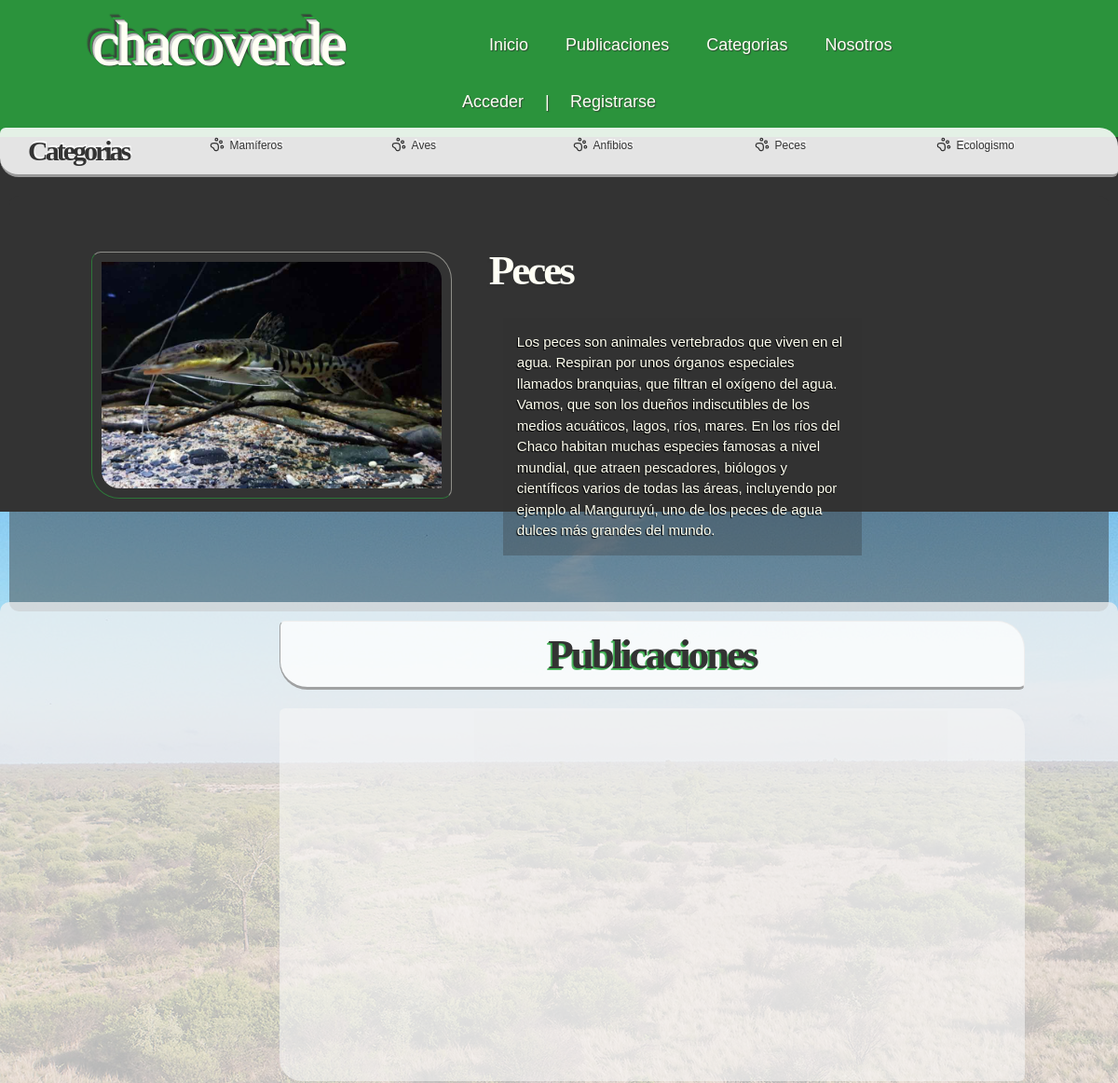
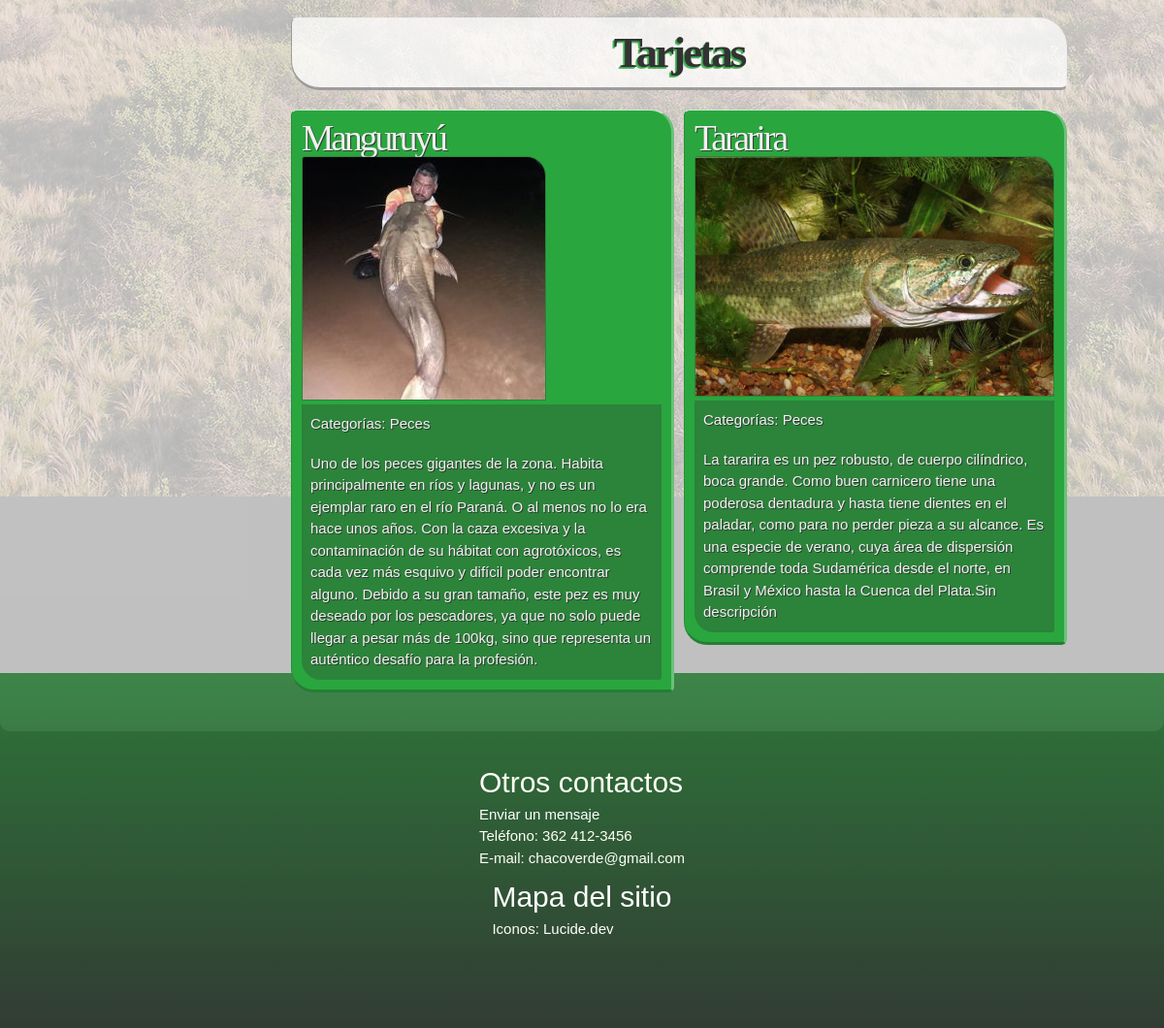
Screenshot of /categorias/filtrado_categoria_todo/4 with the database file from the repository (2 pictures, top to bottom).
### apps/categorias/models.py (models this page shows, shortened)
class Categoria_Sobre(models.Model):
	sobre = models.CharField(max_length = 100)
	imagen = models.ImageField(upload_to = 'categorias_foto')
	descripcion = models.TextField(default= None)

### apps/tarjetas/models.py (models this page shows, shortened)
class Tarjeta(models.Model):
	nombre = models.CharField(max_length = 100)
	descripcion = models.TextField(default="Sin descripción")
	imagen = models.ImageField(upload_to = 'tarjetas_fotos')
	categoria_sobre = models.ManyToManyField(Categoria_Sobre)

### apps/categorias/views.py (the view)
# urls.py: path('filtrado_categoria_todo/<int:pk>', views.filtro_categoria_todo, name = 'path_filtrado_categoria_todo'),
def filtro_categoria_todo(request,pk):
	c = Categoria_Sobre.objects.get(pk = pk)
	cat = Categoria_Sobre.objects.get(pk = pk)
	p = Post.objects.filter(categoria_sobre = c)
	t = Tarjeta.objects.filter(categoria_sobre = c)
	context = {}
	context['posts'] = p
	context['tarjetas'] = t
	context['cat'] = cat
	categorias = Categoria_Sobre.objects.all()
	context['categorias'] = categorias
	return render(request,'categoriaxpostxtarjeta/detalle_categoria_lista_posts_tarjetas.html', context)

### apps/categorias/context_processors.py (called while the page is built)
def categorias_globales(request):
    return {'categorias': Categoria_Sobre.objects.all()}

### templates/categoriaxpostxtarjeta/detalle_categoria_lista_posts_tarjetas.html (shortened to what this page needs)
{% extends 'base.html' %}
{% block contenido %}
	<section id="hero">
		<img src="{{ cat.imagen.url }}" />
		<section>
			<h2>{{ cat.sobre }}</h2>
			<p>{{ cat.descripcion }}</p>
		</section>
	</section>
	<main>
		<h2>Publicaciones</h2>
		<section id="publicaciones">
		</section>
		<h2>Tarjetas</h2>
		<section id="tarjetas">
		{% for t in tarjetas %}
			<article>
				<a href="{% url 'tarjetas:path_detalle_tarjeta' t.pk %}">
					<h3>{{t.nombre}}</h3>
					<img src="{{ t.imagen.url }}">
				</a>
				<p>Categorías:
				{% for c in t.categoria_sobre.all %}
					<a href="{% url 'categorias:path_filtrado_categoria_todo' c.pk %}">{{c.sobre}}</a>
				{% endfor %}
				</p>
				<p>{{t.descripcion}}</p>
			</article>
		{% endfor %}
		</section>
	</main>
{% endblock contenido %}

### templates/base.html (shortened to what this page needs)
{% load static %}
<!doctype html>
<html>
<head>
	<link rel="stylesheet" type="text/css" href="{% static 'css/reset.css' %}" />
	<link rel="stylesheet" type="text/css" href="{% static 'css/main.css' %}" />
</head>
<body>
	<header>
		<h1>chacoverde</h1>
		<nav>
			<ul>
                <li><a href="{% url 'path_home' %}">Inicio</a></li>
                <li><a href="{% url 'posts:path_listar_posts' %}">Publicaciones</a></li>
                <li><a href="{% url 'categorias:path_listar_categorias' %}">Categorias</a></li>
                <li><a href="{% url 'usuarios:path_contacto' %}">Nosotros</a></li>
			</ul>
		</nav>
	{% if user.is_authenticated %}
		<ul class="autenticado">
			<li>Hola, {{ user.username }} :) </li>
			<li>
				<form method="POST" action="{% url 'usuarios:path_logout' %}">
					{% csrf_token %}
            		<button type="submit" value="Cerrar sesión">
            	</form>
			</li>
			<li><a href="{% url 'usuarios:path_logout' %}" class="usuarios">Cerrar sesión</a></li>
		</ul>
	{% else %}
		<ul>
			<li><a href="{% url 'usuarios:path_login' %}">Acceder</a> |</li>
			<li><a href="{% url 'usuarios:path_registro' %}">Registrarse</a></li>
		</ul>
	{% endif %}
	</header>
	<aside>
		<h3>Categorias</h3>
		<ul>
		{% for c in categorias %}
			<li><a href="{% url 'categorias:path_filtrado_categoria_todo' c.pk %}">{{ c.sobre }}</a></li>
		{% endfor %}
		</ul>
	</aside>
    {% block contenido %}
    {% endblock contenido %}
	<footer>
		<ul>
			<li><h4>Otros contactos</h4></li>
			<li><a href="{% url 'usuarios:path_contacto' %}">Enviar un mensaje</a></li>
			<li>Teléfono: 362 412-3456</li>
			<li>E-mail: chacoverde@gmail.com</li>
		</ul>
		<ul>
			<li><h4><a href="{% url 'path_mapa_del_sitio' %}">Mapa del sitio</a></h4></li>
			<li><p>Iconos: <a href="https://lucide.dev">Lucide.dev</a></li>
		</ul>
	</footer>
</body>
</html>

### rows the page displays
Categoria_Sobre: sobre "Mamíferos"
Categoria_Sobre: sobre "Aves"
Categoria_Sobre: sobre "Anfibios"
Categoria_Sobre: sobre "Peces", imagen (picture), descripcion "Los peces son animales vertebrados que viven en el agua. Respiran por unos órganos especiales llamados branquias, que filtran el oxígeno del agua. Vamos, que son los dueños indiscutibles de los medios acuáticos, lagos, ríos, mares. En los ríos del Chaco habitan muchas especies famosas a nivel mundial, que atraen pescadores, biólogos y científicos varios de todas las áreas, incluyendo por ejemplo al Manguruyú, uno de los peces de agua dulces más grandes del mundo."
Categoria_Sobre: sobre "Ecologismo"
Tarjeta: nombre "Manguruyú", imagen (picture), descripcion "Uno de los peces gigantes de la zona. Habita principalmente en ríos y lagunas, y no es un ejemplar raro en el río Paraná. O al menos no lo era hace unos años. Con la caza excesiva y la contaminación de su hábitat con agrotóxicos, es cada vez más esquivo y difícil poder encontrar alguno. Debido a su gran tamaño, este pez es muy deseado por los pescadores, ya que no solo puede llegar a pesar más de 100kg, sino que representa un auténtico desafío para la profesión."
Tarjeta: nombre "Tararira", imagen (picture), descripcion "La tararira es un pez robusto, de cuerpo cilíndrico, boca grande. Como buen carnicero tiene una poderosa dentadura y hasta tiene dientes en el paladar, como para no perder pieza a su alcance. Es una especie de verano, cuya área de dispersión comprende toda Sudamérica desde el norte, en Brasil y México hasta la Cuenca del Plata.Sin descripción"
